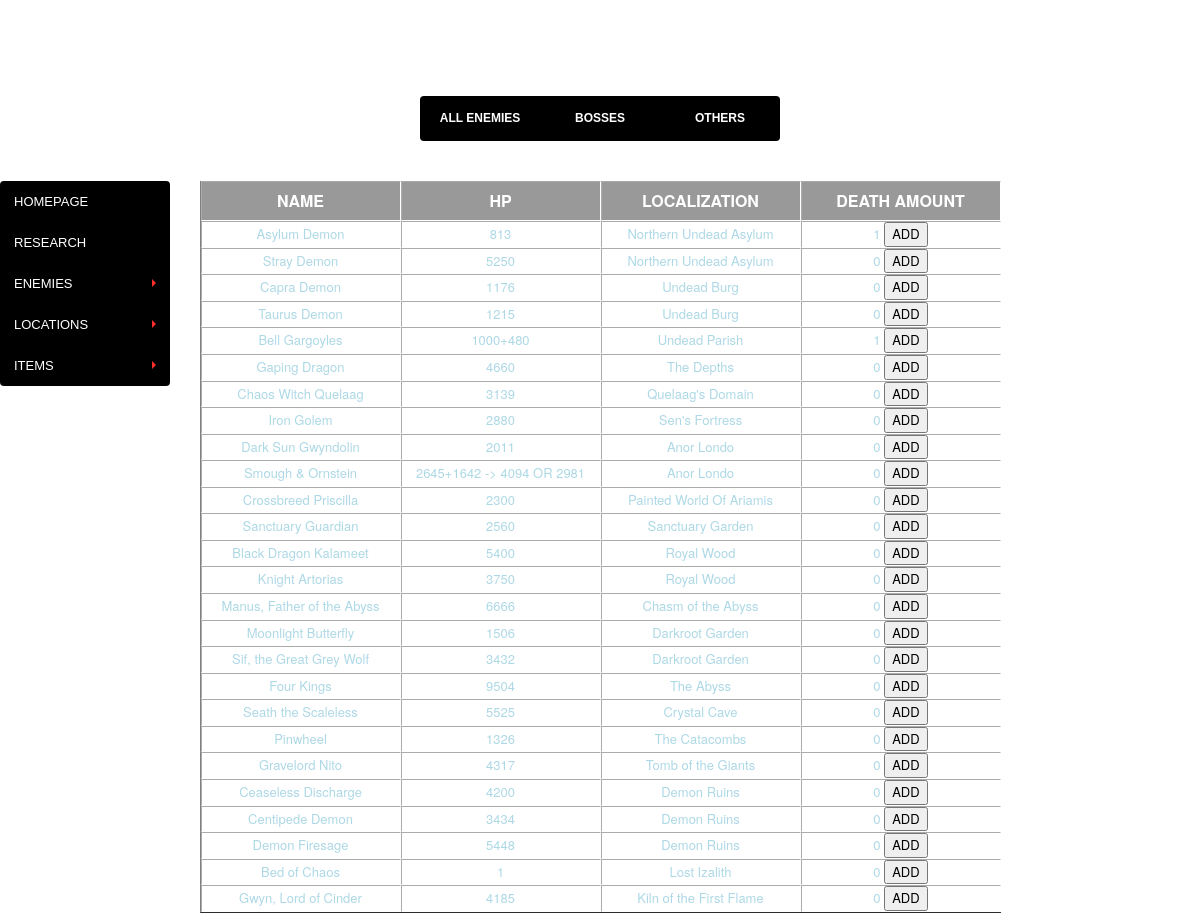
The app's page /Site/Bosses.php with its own data.
### tables this page shows
CREATE TABLE IF NOT EXISTS `ENEMY` (
  `ID` int(5) NOT NULL AUTO_INCREMENT,
  `NAME` varchar(50) DEFAULT NULL,
  `LIFE` int(6) DEFAULT NULL,
  `BOSS` tinyint(1) NOT NULL DEFAULT '0',
  `DEATH_AMOUNT` int(11) NOT NULL DEFAULT '0',
  PRIMARY KEY (`ID`),
  UNIQUE KEY `ID_BOSS` (`ID`)
);

CREATE TABLE IF NOT EXISTS `DOUBLE_BOSS` (
  `ID_ENEMY` int(5) NOT NULL,
  `LIFE_SECOND_BOSS` int(5) NOT NULL,
  `LIFE_SUPER_BOSS_1` int(5) NOT NULL DEFAULT '0',
  `LIFE_SUPER_BOSS_2` int(5) NOT NULL DEFAULT '0'
);

### Site/Bosses.php (the view, shortened to what this page needs)
<?php
	include('connexion.php');
?>
<!DOCTYPE html>
<html>
	<head>
		<link rel="stylesheet" type="text/css" href="bootstrap.min.css"/>
		<link rel="stylesheet" type="text/css" href="styles.css"/>
	</head>
	<body>
		<h1>Bosses</h1>
		<?php
			include ('menus/menuhor1.php');
			include ('menus/menu.php');
			$sql = 'SELECT DISTINCT E.ID, E.DEATH_AMOUNT, E.NAME, E.LIFE, L.NAME AS LOCALIZATION FROM LOCATION L, ENEMY E, IS_LOCATED WHERE L.ID=ID_LOCATION AND E.ID=ID_ENEMY AND E.BOSS=1 ORDER BY L.ID, E.ID';
			$requete = $bdd->query($sql);
			$resultats = $requete->fetchAll(PDO::FETCH_ASSOC);
			$sql2='SELECT E.ID, D.ID_ENEMY, D.LIFE_SECOND_BOSS, D.LIFE_SUPER_BOSS_1, D.LIFE_SUPER_BOSS_2 FROM DOUBLE_BOSS D, ENEMY E WHERE ID=ID_ENEMY';
			$requete2 = $bdd->query($sql2);
			$resultats2 = $requete2->fetchAll(PDO::FETCH_ASSOC);
			$i=0;
			echo "<table class=\"sortable\" border=1 align=\"center\"><tr id=\"entete\"><th>Name</th><th>HP</th><th>Localization</th><th>Death Amount</th></tr>";
			foreach($resultats as $num){
				echo "<tr id=\"boss\"><td>".$num['NAME']."</td>";
				$num2=$resultats2[$i];
				if ($num2['ID']==$num['ID'])
				{
					echo "<td>".$num['LIFE']."+".$num2['LIFE_SECOND_BOSS']."";
					if ($num2['LIFE_SUPER_BOSS_1']!=0)
					{
						echo " -> ".$num2['LIFE_SUPER_BOSS_1']." OR ".$num2['LIFE_SUPER_BOSS_2']."";
					}
					echo "</td>";
					$i=$i+1;
				}
				else
					echo "<td>".$num['LIFE']."</td>";
				echo "<td>".$num['LOCALIZATION']."</td><td>".$num['DEATH_AMOUNT']."   <a href=\"Bosses.php?add=".$num['ID']."\"><button type=\"button\">ADD</button></a></td></tr>";
			}
			echo "</table>";
		?>
	</body>
</html>

### Site/menus/menuhor1.php (shortened to what this page needs)
<div id="menuhor1">
	<ul>
		<li>
			<a title="All Enemies" href="Enemies.php">All Enemies</a>
		</li>
		<li>
			<a title="Bosses" href="Bosses.php">Bosses</a>
		</li>
		<li>
			<a title="Others" href="Otherenemies.php">Others</a>
		</li>
	</ul>
</div>

### Site/menus/menu.php (shortened to what this page needs)
<div id="menu" ontouchstart="" onmouseover="">
	<ul>
		<li>
			<a title="Homepage" href="index.php">Homepage</a>
		</li>
		<li>
			<a title="Research" href="search.php">Research</a>
		</li>
		<li class='parent'>
			<a title="Enemies" href="Enemies.php">Enemies</a>
		</li>
		<li class='parent'>
			<a title="Locations" href="Locations.php">Locations</a>
		</li>
		<li class='parent'>
			<a title="Items" href="Items.php">Items</a>
		</li>
	</ul>
</div>

### Site/styles.css (style rules this page uses)
body { background-image: url(ricepaper-black.jpg); background-attachment: fixed; color: white; }
h1 { text-align: center; color: white; text-transform: uppercase; font-family: "Police titre", Helvetica, Arial, sans-serif; font-size: 60px; }
table { color: white; font-size: 13px; text-align: center; border-collapse: initial; border-top: 1px transparent; border-right: 1px transparent; }
th, td { text-align: center; width: 200px; border-color: white; }
#entete { font-size: 16px; text-transform: uppercase; font-weight: bold; height: 40px; background-color: rgba(0,0,0,0.4); }
th a, td a { color: white; }
#boss { color: lightblue; border-color: white; }
a button { color: black; }
#menuhor1, #menuitems, #menuweapons, #menuordweaps, #menumelweaps, #menumelweaps2, #menumelweaps3 { text-align: center; }
#menuhor1 ul, #menuitems ul , #menuweapons ul, #menuordweaps ul, #menumelweaps ul, #menumelweaps2 ul, #menumelweaps3 ul { margin: 0 auto; padding: 0; list-style-type: none; position: relative; display: block; font-size: 12px; font-weight: bold; background: black; font-family: Arial, Helvetica, sans-serif; border-bottom-left-radius: 4px; border-top-left-radius: 4px; border-top-right-radius: 4px; border-bottom-right-radius: 4px; }
#menuhor1 ul:before , #menuitems ul:before, #menuweapons ul:before, #menuordweaps ul:before, #menumelweaps ul:before, #menumelweaps2 ul:before, #menumelweaps3 ul:before { content: ''; display: block; }
#menuhor1 ul:after , #menuitems ul:after, #menuweapons ul:after, #menuordweaps ul:after, #menumelweaps ul:after, #menumelweaps2 ul:after, #menumelweaps3 ul:after { content: ''; display: table; clear: both; }
#menuhor1 li , #menuitems li, #menuweapons li, #menuordweaps li, #menumelweaps li, #menumelweaps2 li, #menumelweaps3 li { display: block; float: center; margin: 0 auto; padding: 0; }
#menuhor1 li a, #menuitems li a , #menuweapons li a, #menuordweaps li a, #menumelweaps li a, #menumelweaps2 li a, #menumelweaps3 li a { width: 120px; display: block; float: left; color: white; text-decoration: none; font-weight: bold; padding: 14px 14px; text-transform: uppercase; }
#menuhor1 ul li:first-child > a , #menuitems ul li:first-child >a, #menuweapons ul li:first-child > a, #menuordweaps ul li:first-child >a, #menumelweaps ul li:first-child > a, #menumelweaps2 ul li:first-child > a, #menumelweaps3 ul li:first-child > a { border-bottom-left-radius: 4px; border-top-left-radius: 4px; }
#menuhor1 ul li:last-child > a , #menuitems ul li:last-child > a, #menuweapons ul li:last-child > a, #menuordweaps ul li:last-child > a, #menumelweaps ul li:last-child > a, #menumelweaps2 ul li:last-child > a, #menumelweaps3 ul li:last-child > a { border-top-right-radius: 4px; border-bottom-right-radius: 4px; }
#menu { position: absolute; z-index: 100; }
#menu > ul { list-style: none; margin: 0; padding: 0; line-height: 1; display: block; position: relative; width: 170px; }
#menu > ul li { display: block; position: relative; margin: 0; padding: 0; width: 100%; }
#menu > ul li a { display: block; position: relative; margin: 0; padding: 14px 14px; font-family: Helvetica, Arial, sans-serif; color: white; text-decoration: none; text-transform: uppercase; font-size: 13px; font-weight: 500; background: black; }
#menu > ul li:first-child > a { border-top-left-radius: 4px; border-top-right-radius: 4px; }
#menu > ul li:last-child > a { border-bottom-left-radius: 4px; border-bottom-right-radius: 4px; }
#menu > ul .parent > a::after { content: ""; position: absolute; top: 16px; right: 10px; width: 0px; height: 0px; border: 4px solid transparent; border-left: 4px solid #FE2E2E; }

### Site/menus/menuhor1.php (style rules this page uses)
#menuhor1 ul { width: 360px; }

### records on screen
enemy: NAME "Asylum Demon", LIFE "813", LOCALIZATION "Northern Undead Asylum", DEATH_AMOUNT "1"
enemy: NAME "Stray Demon", LIFE "5250", LOCALIZATION "Northern Undead Asylum", DEATH_AMOUNT "0"
enemy: NAME "Capra Demon", LIFE "1176", LOCALIZATION "Undead Burg", DEATH_AMOUNT "0"
enemy: NAME "Taurus Demon", LIFE "1215", LOCALIZATION "Undead Burg", DEATH_AMOUNT "0"
enemy: NAME "Bell Gargoyles", LIFE "1000", LOCALIZATION "Undead Parish", DEATH_AMOUNT "1"
double_boss: LIFE_SECOND_BOSS "480"
enemy: NAME "Gaping Dragon", LIFE "4660", LOCALIZATION "The Depths", DEATH_AMOUNT "0"
enemy: NAME "Chaos Witch Quelaag", LIFE "3139", LOCALIZATION "Quelaag's Domain", DEATH_AMOUNT "0"
enemy: NAME "Iron Golem", LIFE "2880", LOCALIZATION "Sen's Fortress", DEATH_AMOUNT "0"
enemy: NAME "Dark Sun Gwyndolin", LIFE "2011", LOCALIZATION "Anor Londo", DEATH_AMOUNT "0"
enemy: NAME "Smough & Ornstein", LIFE "2645", LOCALIZATION "Anor Londo", DEATH_AMOUNT "0"
double_boss: LIFE_SECOND_BOSS "1642", LIFE_SUPER_BOSS_1 "4094", LIFE_SUPER_BOSS_2 "2981"
enemy: NAME "Crossbreed Priscilla", LIFE "2300", LOCALIZATION "Painted World Of Ariamis", DEATH_AMOUNT "0"
enemy: NAME "Sanctuary Guardian", LIFE "2560", LOCALIZATION "Sanctuary Garden", DEATH_AMOUNT "0"
enemy: NAME "Black Dragon Kalameet", LIFE "5400", LOCALIZATION "Royal Wood", DEATH_AMOUNT "0"
enemy: NAME "Knight Artorias", LIFE "3750", LOCALIZATION "Royal Wood", DEATH_AMOUNT "0"
enemy: NAME "Manus, Father of the Abyss", LIFE "6666", LOCALIZATION "Chasm of the Abyss", DEATH_AMOUNT "0"
enemy: NAME "Moonlight Butterfly", LIFE "1506", LOCALIZATION "Darkroot Garden", DEATH_AMOUNT "0"
enemy: NAME "Sif, the Great Grey Wolf", LIFE "3432", LOCALIZATION "Darkroot Garden", DEATH_AMOUNT "0"
enemy: NAME "Four Kings", LIFE "9504", LOCALIZATION "The Abyss", DEATH_AMOUNT "0"
enemy: NAME "Seath the Scaleless", LIFE "5525", LOCALIZATION "Crystal Cave", DEATH_AMOUNT "0"
enemy: NAME "Pinwheel", LIFE "1326", LOCALIZATION "The Catacombs", DEATH_AMOUNT "0"
enemy: NAME "Gravelord Nito", LIFE "4317", LOCALIZATION "Tomb of the Giants", DEATH_AMOUNT "0"
enemy: NAME "Ceaseless Discharge", LIFE "4200", LOCALIZATION "Demon Ruins", DEATH_AMOUNT "0"
enemy: NAME "Centipede Demon", LIFE "3434", LOCALIZATION "Demon Ruins", DEATH_AMOUNT "0"
enemy: NAME "Demon Firesage", LIFE "5448", LOCALIZATION "Demon Ruins", DEATH_AMOUNT "0"
enemy: NAME "Bed of Chaos", LIFE "1", LOCALIZATION "Lost Izalith", DEATH_AMOUNT "0"
enemy: NAME "Gwyn, Lord of Cinder", LIFE "4185", LOCALIZATION "Kiln of the First Flame", DEATH_AMOUNT "0"
